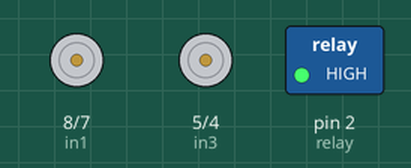
This sketch was run on a simulated Arduino Uno, built with avr-gcc and run on an emulated ATmega328P. On the bench: motor-driver pin pairs drawn as motors (green arrow = first pin HIGH = forward, orange = second pin HIGH = backward, longer = more drive, scaled by the enable pin), switched loads named in the sketch (green lamp = pin HIGH).

Above: at 0.05 s.
At 1.1 s:
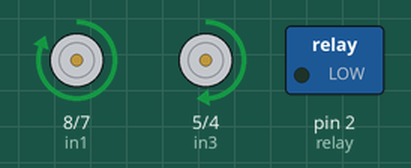
At 2.15 s:
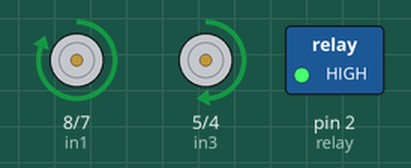
Timing chart, 0 to 3.0 s (numbered marks = the images above):
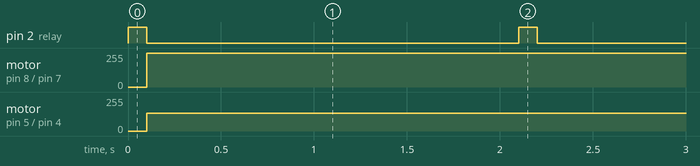

The sketch:

motor_speed_control_last_minute_engineers.ino
```cpp
//Source: https://lastminuteengineers.com/l293d-dc-motor-arduino-tutorial/

// Motor A connections-- Left from back
int enA = 12;
int in1 = 8;
int in2 = 7;

// Motor B connections-- Right from back
int enB = 3;
int in3 = 5;
int in4 = 4;

int relay= 2;

void setup() {
  // Set all the motor control pins to outputs
  pinMode(enA, OUTPUT);
  pinMode(enB, OUTPUT);
  pinMode(in1, OUTPUT);
  pinMode(in2, OUTPUT);
  pinMode(in3, OUTPUT);
  pinMode(in4, OUTPUT);
  pinMode(relay, OUTPUT);


  // Turn off motors - Initial state
  digitalWrite(in1, LOW);
  digitalWrite(in2, LOW);
  digitalWrite(in3, LOW);
  digitalWrite(in4, LOW);

}

void loop() {
  digitalWrite(relay, HIGH);
  delay(100); // Waits for 1 second
  digitalWrite(relay, LOW);
  directionControl();
  delay(1000);
}

// This function lets you control spinning direction of motors
void directionControl()
{
  // Set motors to maximum speed
  // For PWM maximum possible values are 0 to 255
  analogWrite(enA, 143);
  analogWrite(enB, 133);

  // Turn on motor A & B
  digitalWrite(in1, HIGH);
  digitalWrite(in2, LOW);
  digitalWrite(in3, HIGH);
  digitalWrite(in4, LOW);
  delay(1000);

}
```

Measured:
- by itself, pin 2 (relay): alternates HIGH for 0.10 s and LOW for 2.0 s
- by itself, motor on pin 8 (in1) / pin 7 (in2): stopped → forward 255/255 at 0.10 s
- by itself, motor on pin 5 (in3) / pin 4 (in4): stopped → forward 133/255 at 0.10 s
